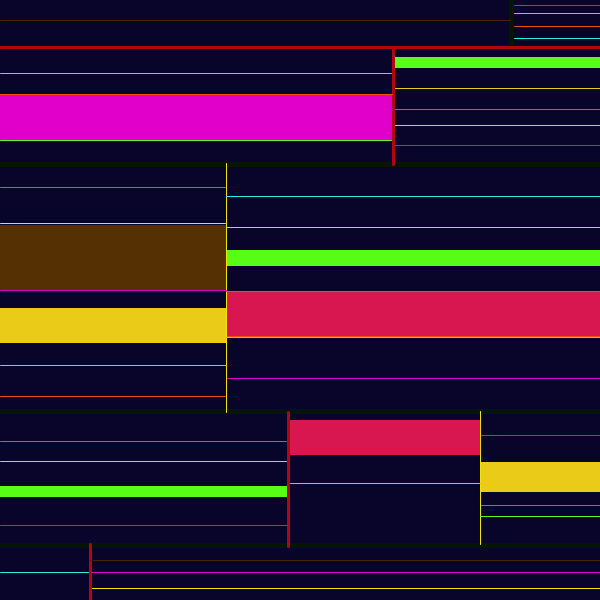
Frame 1 (no input)
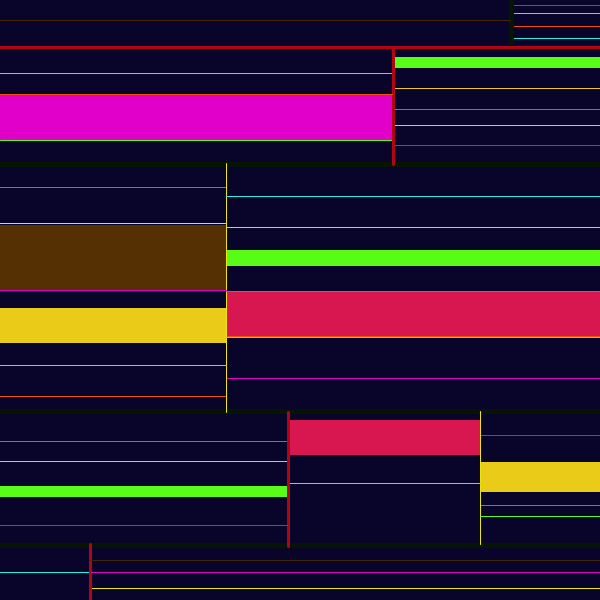
Frame 60 (the mouse pressed at the canvas centre just before this capture)
Frame 120 (the mouse held since frame 60 and released just before this capture): identical to frame 60, image omitted

The Processing sketch that drew these frames (run headless with seeded random() and noise(); from frame 60 on, the mouse is pressed at the canvas centre):

// Processing sketch: processing_85776
// ── processing_85776.pde

void setup() {
size(600,600);
background(9,4,41);}

void draw () {
  
strokeWeight(5);
stroke(5,21,2);
line(0,164,599,164);
line(0,411,599,411);
line(0,545,599,545);
line(511,44,511,0);
strokeWeight(3);
stroke(175,5,20);
line(0,47,599,47);
line(288,412,288,546);
line(393,47,393,164);
line(90,544,90,600);
strokeWeight(1);
stroke(70,37,6);

line(510,20,0,20);
line(90,560,600,560);
stroke(237,230,5);
line(92,588,600,588);
line(480,411,480,544);
line(226,412,226,163);
line(225,223,0,223);
stroke(39,240,228);
line(88,572,0,572);
line(514,38,600,38);
line(480,483,290,483);
line(226,365,0,365);
line(226,196,600,196);
line(391,73,0,73);
stroke(224,0,202);
fill(224,0,202);
rect(0,94,391,46);

line(227,378,600,378);
line(395,145,600,145);
line(287,525,0,525);
line(481,435,600,435);
line(91,572,600,572);
line(514,5,600,5);
line(226,290,0,290);
stroke(87,252,23);
fill(87,252,23);
rect(395,57,206,10);
rect(0,486,286,10);
rect(227,250,380,15);
line(391,140,0,140);
line(226,337,600,337);
line(480,516,600,516);
line(514,13,600,13);
stroke(240,79,5);
line(514,26,600,26);
line(286,441,0,441);
line(395,109,600,109);
line(392,94,0,94);
line(226,291,600,291);
line(481,505,600,505);
line(225,396,0,396);
line(225,187,0,187);
line(227,336,600,336);
strokeWeight(15);
stroke(85,48,2);
fill(85,48,2);
rect(0,232,218,50);
stroke(216,22,80);
fill(216,22,80);
rect(297,427,175,20);
rect(234,299,359,29);
stroke(234,203,24);
fill(234,203,24);
rect(0,315,218,20);
rect(488,469,150,15);
strokeWeight(1);
line(395,88,600,88);
line(395,125,600,125);
line(0,461,286,461);
line(227,227,600,227);
  
println("mouse X:");
println(mouseX);
println("mouseY:");
println(mouseY);

}
